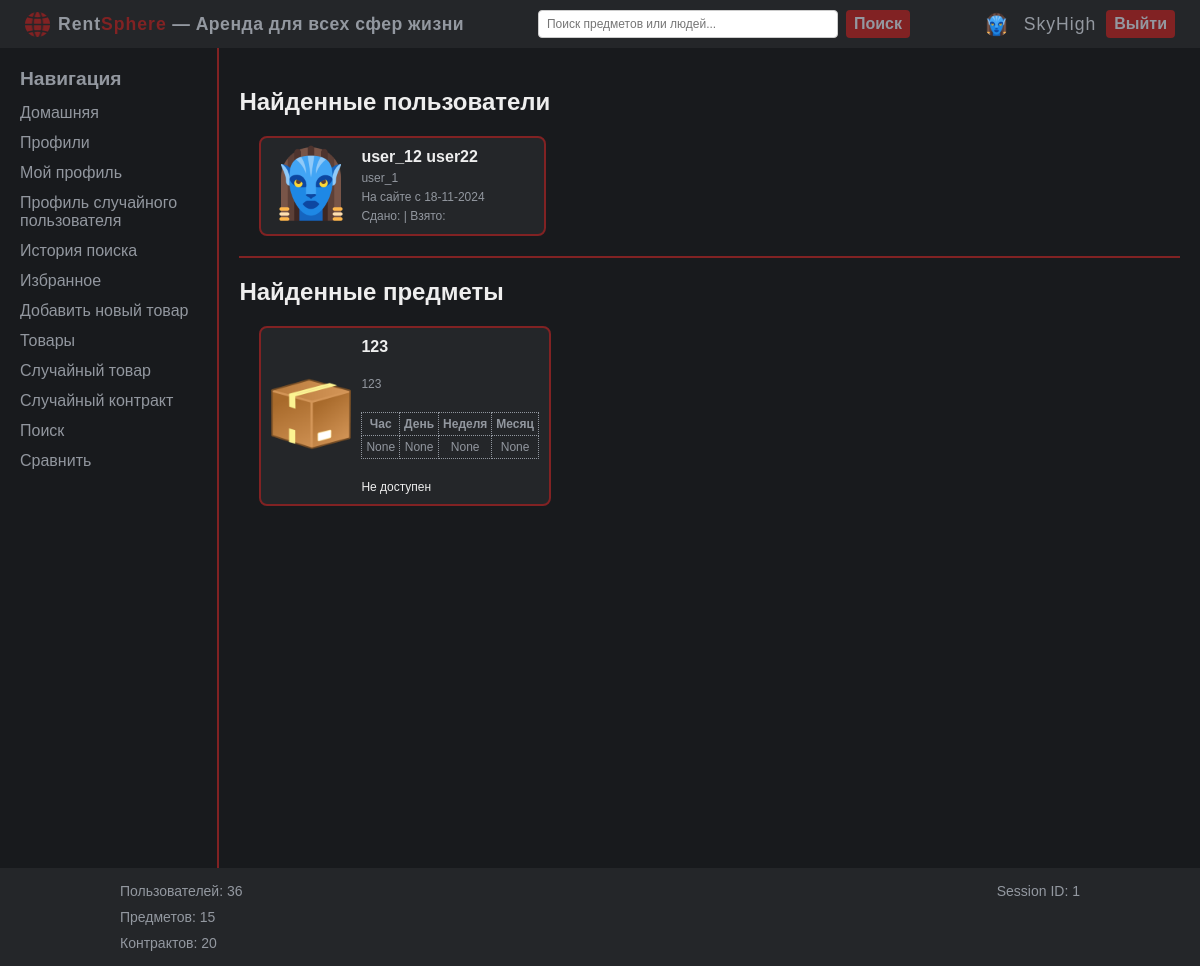
Page /search?q=2 (signed in) on the earlier database version.
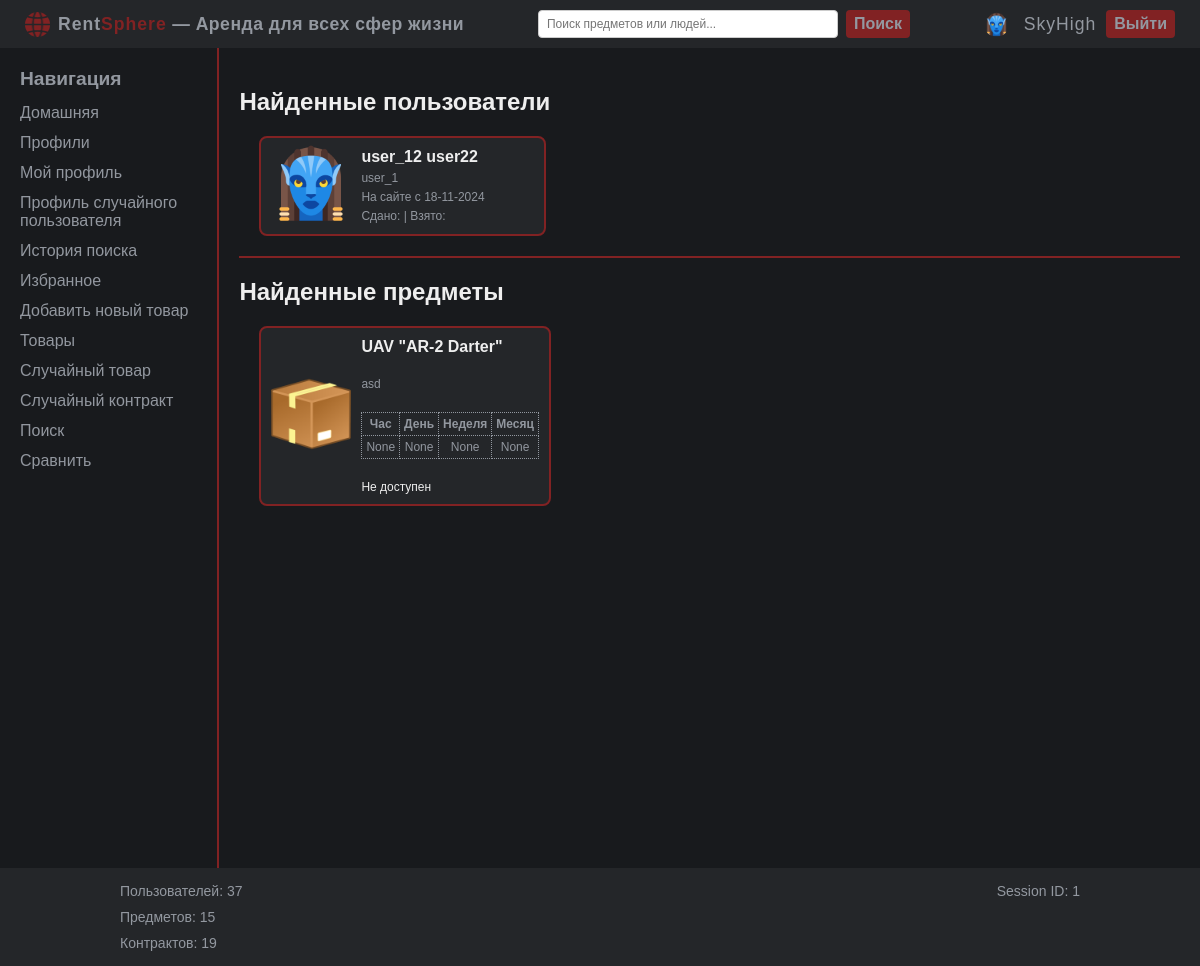
Same page on the later database version.
### models.py (models this page shows, shortened)
class Item(Base):
    __tablename__ = "items"
    id = Column(Integer, primary_key=True)
    photo = Column(String(255))
    name = Column(String(255), nullable=False)
    desc = Column(Text)
    price_h = Column(Numeric(10, 2), nullable=True)
    price_d = Column(Numeric(10, 2), nullable=True)
    price_w = Column(Numeric(10, 2), nullable=True)
    price_m = Column(Numeric(10, 2), nullable=True)
    owner_id = Column(Integer, ForeignKey("users.id"))
    owner = relationship("User", backref="owner_items")

### app.py (the view, shortened to what this page needs)
@app.route("/search", methods=["GET"])
def search():
    search_query = request.args.get("q", "").lower()
    if search_query:
        founded_profiles = models.User.query.filter(
            models.User.login.ilike(f"%{search_query}%") |
            models.User.first_name.ilike(f"%{search_query}%") |
            models.User.last_name.ilike(f"%{search_query}%")
        ).all()
        founded_items = models.Item.query.filter(
            models.Item.name.ilike(f"%{search_query}%") |
            models.Item.desc.ilike(f"%{search_query}%")
        ).all()
        profile_card_data = [
            {
                "id": user.id,
                "login": user.login,
                "first_name": user.first_name,
                "last_name": user.last_name,
                "avatar": user.avatar,
                "register_date": user.register_date,
                "owner_contracts": models.Contract.query.filter_by(owner_id=user.id).count(),
                "renter_contracts": models.Contract.query.filter_by(renter_id=user.id).count(),
            }
            for user in founded_profiles
        ]
        item_card_data = [
            {
                "id": item.id,
                "photo": item.photo,
                "name": item.name,
                "desc": item.desc,
                "price_h": item.price_h,
                "price_d": item.price_d,
                "price_w": item.price_w,
                "price_m": item.price_m,
                "owner_id": item.owner_id,
                "owner_name": item.owner.first_name + " " + item.owner.last_name,
            }
            for item in founded_items
        ]
        user_id = session.get("user_id")
        if user_id:
            if search_query:
                timestamp = datetime.now().strftime("%Y-%m-%d %H:%M:%S")
                existing_record = models.SearchHistory.query.filter_by(user=user_id).first()
                if existing_record:
                    existing_record.search_text += f", {search_query}"
                    existing_record.timestamp += f", {timestamp}"
                db_session.commit()
        return render_template("search.html", users=profile_card_data, items=item_card_data)

### app.py (called while the page is built)
@app.teardown_request
def teardown_request(exceptions=None):
    db_session.remove()

@app.context_processor
def stats_data():
    session_id = session.get("user_id")
    users_total = models.User.query.count()
    items_total = models.Item.query.count()
    contracts_total = models.Contract.query.count()
    stats = {"users_total": users_total,
             "items_total": items_total,
             "contracts_total": contracts_total,
             "session_id": session_id}
    return dict(stats=stats)

@app.context_processor
def inject_user():
    user_id = session.get("user_id")
    user_data = {"id": None, "login": "Guest"}
    if user_id:
        try:
            user_id = int(user_id)
            user = models.User.query.filter_by(id=user_id).first()
            if user:
                user_data = {"id": user.id, "login": user.login}
        except (TypeError, ValueError):
            print(f"Пользователь с ID неверного типа: {type(user_id)}")
            user_data["id"] = None
            session["user_id"] = None
    return {"current_user": user_data}

### templates/search.html (shortened to what this page needs)
{% extends 'base.html' %}
{% block content %}
    <div class="search-results">
        <h2>Найденные пользователи</h2>
        {% include 'profiles_list.html' %}
        <div class="search-divider"></div>
        <h2>Найденные предметы</h2>
        {% include 'items_list.html' %}
    </div>
{% endblock %}

### templates/base.html (shortened to what this page needs)
<!DOCTYPE html>
<html lang="ru">
<head>
    <link rel="stylesheet" href="{{ url_for('static', filename='css/styles.css') }}">
</head>
<body>
    <div class="layout">
        <div class="header">
            <div class="header-left">
                <img src="{{ url_for('static', filename='images/logo_red.png') }}" alt="Logo" class="logo">
                <span class="brand-name"><span class="rent">Rent</span><span class="sphere">Sphere</span> — Аренда для всех сфер жизни</span>
            </div>
            <form class="header-search" action="/search" method="GET">
                <input type="text" name="q" class="search-field" placeholder="Поиск предметов или людей...">
                <button type="submit" class="search-button">Поиск</button>
            </form>
            <div class="header-right">
                {% if not current_user.id %}
                    <a href="/login">Войти</a>
                    <a href="/register">Регистрация</a>
                {% else %}
                    <img src="{{ url_for('static', filename='images/default_avatar.png') }}" alt="Аватар" class="header-avatar">
                    <span class="header-user">{{ current_user.login }}</span>
                    <a href="/logout">Выйти</a>
                {% endif %}
            </div>
        </div>
        <div class="center-container">
            <div class="sidebar">
                <span>Навигация</span>
                {% if current_user.id %}
                    <a href="{{ url_for('index') }}">Домашняя</a>
                    <a href="/profiles">Профили</a>
                    <a href="{{ url_for('profile', user_id=current_user.id) }}">Мой профиль</a>
                    <a href="/profiles/random_user">Профиль случайного пользователя</a>
                    <a href="/search_history">История поиска</a>
                    <a href="/favourites">Избранное</a>
                    <a href="/items/add">Добавить новый товар</a>
                    <a href="/items">Товары</a>
                    <a href="/items/random_item_details">Случайный товар</a>
                    <a href="/contracts/random_contract">Случайный контракт</a>
                    <a href="/search">Поиск</a>
                    <a href="/compare">Сравнить</a>
                {% endif %}
            </div>
            <div class="content-area">
                {% block content %}{% endblock %}
            </div>
        </div>
        <div class="footer">
            <table class="stats-table">
                <tr>
                    <td class="left-col">Пользователей: {{ stats.users_total }}</td>
                    <td class="right-col">Session ID: {{ stats.session_id }}</td>
                </tr>
                <tr>
                    <td class="left-col">Предметов: {{ stats.items_total }}</td>
                    <td class="right-col"></td>
                </tr>
                <tr>
                    <td class="left-col">Контрактов: {{ stats.contracts_total }}</td>
                    <td class="right-col"></td>
                </tr>
            </table>
        </div>
    </div>
</body>
</html>

### templates/items_list.html
<div class="items-container">
    {% for item in items %}
    <a href="{{ url_for('item_details', item_id=item.id) }}" class="item-card">
        <div class="item-photo">
            <img src="{{ url_for('static', filename='images/items/default_item.png') }}" alt="Photo">
        </div>
        <div class="item-short-details">
            <div class="item-name">{{ item.name }}</div>
            <div class="item-short-desc">{{ item.desc }}</div>
            <table class="price-table">
                <tr>
                    <th>Час</th>
                    <th>День</th>
                    <th>Неделя</th>
                    <th>Месяц</th>
                </tr>
                <tr>
                    <td>{{ item.price_h }}</td>
                    <td>{{ item.price_d }}</td>
                    <td>{{ item.price_w }}</td>
                    <td>{{ item.price_m }}</td>
                </tr>
            </table>
            <div class="item-data">
                {% if item.is_available %}
                    Доступен к аренде
                {% else %}
                    Не доступен
                {% endif %}
            </div>
        </div>
    </a>
    {% endfor %}
</div>

Differences in the rows shown:
changed Item: name "123" → "UAV \"AR-2 Darter\""; desc "123" → "asd"
Other differences:
{{ stats.users_total }}: "36" → "37"
{{ stats.contracts_total }}: "20" → "19"
